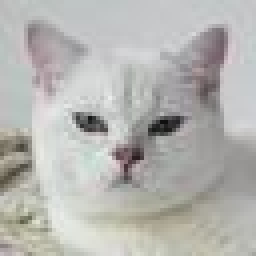
#> input picture lin-alg/pca/data/cat (1).jpg, 64 x 64 px (shown 4 times larger); its folder holds 4 pictures in this run
$ python pca.py
#> lines starting #> are read from the running program, lines starting #| are printed output that depends on the picture
### lin-alg/pca/tests.py
import numpy as np


def test_matrix(target_P, target_X0, target_X1):
    successful_cases = 0
    failed_cases = []

    test_cases = [
        {
            "name": "default_check",
            "expected": {
                "P": np.array(
                    [
                        [0, 0.75, 0.35, 0.25, 0.85],
                        [0.15, 0, 0.35, 0.25, 0.05],
                        [0.15, 0.15, 0, 0.25, 0.05],
                        [0.15, 0.05, 0.05, 0, 0.05],
                        [0.55, 0.05, 0.25, 0.25, 0],
                    ]
                ),
                "X0": np.array([[0], [0], [0], [1], [0]]),
            },
        },
    ]

    for test_case in test_cases:
        try:
            assert target_P.shape == test_case["expected"]["P"].shape
            successful_cases += 1
        except:
            failed_cases.append(
                {
                    "name": test_case["name"],
                    "expected": test_case["expected"]["P"].shape,
                    "got": target_P.shape,
                }
            )
            print(
                f"Wrong shape of matrix P. \n\tExpected: {failed_cases[-1].get('expected')}.\n\tGot: {failed_cases[-1].get('got')}."
            )
            break

        try:
            assert np.allclose(np.diagonal(target_P),
                               np.diagonal(test_case["expected"]["P"]))
            successful_cases += 1
        except:
            failed_cases.append(
                {
                    "name": test_case["name"],
                    "expected": np.nonzero(
                        np.logical_not(np.isclose(np.diagonal(
                            target_P), np.diagonal(test_case["expected"]["P"])))
                    ),
                    "got": sum(target_P),
                }
            )
            print(
                f"Wrong matrix P. \nCheck the diagonal elements."
            )

        try:
            assert np.allclose(sum(target_P), sum(test_case["expected"]["P"]))
            successful_cases += 1
        except:
            failed_cases.append(
                {
                    "name": test_case["name"],
                    "expected": np.nonzero(
                        np.logical_not(np.isclose(
                            sum(target_P), sum(test_case["expected"]["P"])))
                    ),
                    "got": sum(target_P),
                }
            )
            print(
                f"Wrong matrix P. \nCheck the elements in the column {failed_cases[-1].get('expected')[0][0] + 1}."
            )

        try:
            assert target_X0.shape == test_case["expected"]["X0"].shape
            successful_cases += 1
        except:
            failed_cases.append(
                {
                    "name": test_case["name"],
                    "expected": test_case["expected"]["X0"].shape,
                    "got": target_X0.shape,
                }
            )
            print(
                f"Wrong shape of vector X0. \n\tExpected: {failed_cases[-1].get('expected')}.\n\tGot: {failed_cases[-1].get('got')}."
            )
            break

        try:
            assert np.allclose(target_X0, test_case["expected"]["X0"])
            successful_cases += 1
        except:
            failed_cases.append(
                {
                    "name": test_case["name"],
                    "expected": np.nonzero(
                        np.logical_not(
                            np.isclose(target_X0, test_case["expected"]["X0"])
                        )
                    ),
                    "got": target_X0,
                }
            )
            print(
                f"Wrong array X0.\nCheck element {failed_cases[-1].get('expected')[0][0] + 1} in the vector X0."
            )

        expected_X1 = np.matmul(target_P, target_X0)

        try:
            assert target_X1.shape == expected_X1.shape
            successful_cases += 1
        except:
            failed_cases.append(
                {
                    "name": test_case["name"],
                    "expected": expected_X1.shape,
                    "got": target_X1.shape,
                }
            )
            print(
                f"Wrong shape of vector X1. \n\tExpected: {failed_cases[-1].get('expected')}.\n\tGot: {failed_cases[-1].get('got')}."
            )
            break

        try:
            assert np.allclose(target_X1, expected_X1)
            successful_cases += 1
        except:
            failed_cases.append(
                {
                    "name": test_case["name"],
                    "expected": expected_X1,
                    "got": target_X1,
                }
            )
            print(
                f"Wrong vector X1. Check if matrix multiplication was performed correctly."
            )

    if len(failed_cases) == 0:
        print("\033[92m All tests passed")
    else:
        print("\033[92m", successful_cases, " Tests passed")
        print("\033[91m", len(failed_cases), " Tests failed")


def test_check_eigenvector(target_T):
    successful_cases = 0
    failed_cases = []

    test_cases = [
        {
            "name": "default_check",
            "input": {
                "P": np.array(
                    [
                        [0, 0.75, 0.35, 0.25, 0.85],
                        [0.15, 0, 0.35, 0.25, 0.05],
                        [0.15, 0.15, 0, 0.25, 0.05],
                        [0.15, 0.05, 0.05, 0, 0.05],
                        [0.55, 0.05, 0.25, 0.25, 0],
                    ]
                ),
            },
        },
        {"name": "extra_check", "input": {
            "P": np.array([[2, 3], [2, 1],]), }, },
    ]

    for test_case in test_cases:
        X_inf = np.linalg.eig(test_case["input"]["P"])[1][:, 0]

        target_X_check = target_T(test_case["input"]["P"], X_inf)
        expected_X_check = test_case["input"]["P"] @ X_inf

        try:
            assert target_X_check.shape == expected_X_check.shape
            successful_cases += 1
        except:
            failed_cases.append(
                {
                    "name": test_case["name"],
                    "expected": expected_X_check.shape,
                    "got": target_X_check.shape,
                }
            )
            print(
                f"Test case \"{failed_cases[-1].get('name')}\". Wrong shape of output matrix in the check_eigenvector function. \n\tExpected: {failed_cases[-1].get('expected')}.\n\tGot: {failed_cases[-1].get('got')}."
            )
            break

        try:
            assert np.allclose(target_X_check, expected_X_check)
            successful_cases += 1
        except:
            failed_cases.append(
                {
                    "name": test_case["name"],
                    "expected": expected_X_check,
                    "got": target_X_check,
                }
            )
            print(
                f"Test case \"{failed_cases[-1].get('name')}\". Wrong output matrix in the check_eigenvector function. Check if matrix multiplication was performed correctly."
            )

    if len(failed_cases) == 0:
        print("\033[92m All tests passed")
    else:
        print("\033[92m", successful_cases, " Tests passed")
        print("\033[91m", len(failed_cases), " Tests failed")


def test_center_data(target_center_data):
    successful_cases = 0
    failed_cases = []

    test_cases = [{'name': 'default_check',
                   'input': np.load('./support_files/imgs_flatten.npy'),
                   'expected': np.load('./support_files/expected_centered_data.npy')
                   },
                  ]

    for test_case in test_cases:
        try:
            target_result = target_center_data(test_case['input'])

        except Exception as e:
            print(
                f"There was an error evaluating the function. \nError: {e}")
            return

        try:
            assert isinstance(target_result, np.ndarray)
            successful_cases += 1
        except:
            failed_cases.append(
                {
                    "name": test_case["name"],
                    "expected": np.ndarray,
                    "got": type(target_result),
                }
            )
            print(
                f"Test case \"{failed_cases[-1].get('name')}\". Wrong output type on the center_data function. \n\tExpected: {failed_cases[-1].get('expected')}.\n\tGot: {failed_cases[-1].get('got')}."
            )
            break

        try:
            assert np.allclose(target_result, test_case['expected'], atol=1e-2)
            successful_cases += 1
        except:
            failed_cases.append(
                {
                    "name": test_case["name"],
                    "expected": test_case['expected'],
                    "got": target_result,
                })
            print(
                f"Test case \"{failed_cases[-1].get('name')}\". Wrong output on the center_data function. \n\tExpected: {failed_cases[-1].get('expected')}.\n\tGot: {failed_cases[-1].get('got')}."
            )
    if len(failed_cases) == 0:
        print("\033[92m All tests passed")
    else:
        print("\033[92m", successful_cases, " Tests passed")
        print("\033[91m", len(failed_cases), " Tests failed")


# [138 lines left out: functions test_cov_matrix, test_check_PCA, not called in this run]

### lin-alg/pca/utils.py
import numpy as np
import glob
from matplotlib import image
import cv2
import matplotlib.pyplot as plt

def load_images(directory):
    images = []
    for filename in glob.glob(directory+'*.jpg'):
        img = np.array(image.imread(filename))
        gimg = cv2.cvtColor(img, cv2.COLOR_BGR2GRAY)
        images.append(gimg)

        height, width = gimg.shape

    return images

# [6 lines left out: function plot_reduced_data, not called in this run]

def check_eigenvector(p, x_inf):
    x_check = p @ x_inf
    return x_check

def center_data(y):
    mean_vector = np.mean(y, axis = 0)
    mean_matrix = np.repeat(mean_vector, y.shape[0])
    mean_matrix = np.reshape(mean_matrix, y.shape, order = 'F')

    x = y - mean_matrix
    return x

# [16 lines left out: functions get_cov_matrix, perform_PCA, reconstruct_image, not called in this run]

### lin-alg/pca/pca.py
import numpy as np
import matplotlib.pyplot as plt
import scipy.sparse.linalg
import utils
import tests

p = np.array([

    [0, 0.75, 0.35, 0.25, 0.85],
    [0.15, 0, 0.35, 0.25, 0.05],
    [0.15, 0.15, 0, 0.25, 0.05],
    [0.15, 0.05, 0.05, 0, 0.05],
    [0.55, 0.05, 0.25, 0.25, 0]
])

x0 = np.array([[0],[0],[0],[1],[0]])
x1 = p @ x0

print(f'Sum of columns of P: {sum(p)}')
print(f'X1:\n{x1}')

tests.test_matrix(p, x0, x1)

x = np.array([[0], [0], [0], [1], [0]])
m = 20

for t in range(m):
    x = p @ x

print(x)

eigenvals, eigenvecs = np.linalg.eig(p)
print(f'Eigenvalues of P:\n{eigenvals}\n\nEigenvectors of P\n{eigenvecs}')

x_inf = eigenvecs[:,0]
print(f"Eigenvector corresponding to the eigenvalue 1:\n{x_inf[:,np.newaxis]}")

x_check = utils.check_eigenvector(p, x_inf)
print("Original eigenvector corresponding to the eigenvalue 1:\n" + str(x_inf))
print("Result of multiplication:" + str(x_check))

print("Check that PX=X element by element:" + str(np.isclose(x_inf, x_check, rtol=1e-10)))

tests.test_check_eigenvector(utils.check_eigenvector)

x_inf = x_inf / sum(x_inf)
print(f"Long-run probabilities of being at each webpage:\n{x_inf[:,np.newaxis]}")

imgs = utils.load_images('./data/')
#> in load_images, img is the input picture: shape (64, 64, 3); mean R, G, B 181.2, 180.8, 177.3
#> pass 2 of the loop in load_images, `for filename in glob.glob(directory+'*.jpg'):`:
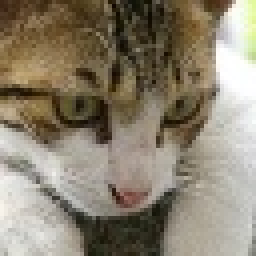
#> input picture lin-alg/pca/data/cat (10).jpg, 64 x 64 px (shown 4 times larger)
#> in load_images, img is the input picture: shape (64, 64, 3); mean R, G, B 139.4, 129.9, 112
#> in load_images, `gimg = cv2.cvtColor(img, cv2.COLOR_BGR2GRAY)`:
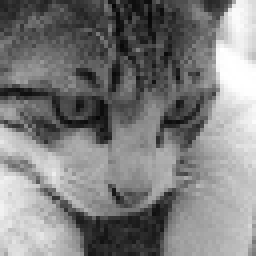
#> gimg: shape (64, 64) (shown 4 times larger); min 6, max 255, mean 125.6
#> pass 3 of the loop in load_images, `for filename in glob.glob(directory+'*.jpg'):`:
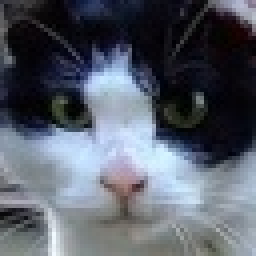
#> input picture lin-alg/pca/data/cat (11).jpg, 64 x 64 px (shown 4 times larger)
#> in load_images, img is the input picture: shape (64, 64, 3); mean R, G, B 87.4, 93.3, 104.4
#> in load_images, `gimg = cv2.cvtColor(img, cv2.COLOR_BGR2GRAY)`:
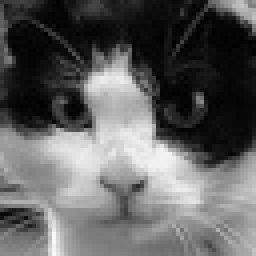
#> gimg: shape (64, 64) (shown 4 times larger); min 0, max 250, mean 96
#> the loop made 4 passes; the first 3 are shown
height, width = imgs[0].shape
#> height = 64; width = 64
print(f'\n Your dataset has {len(imgs)} images of size {height}x{width} pixels\n')

plt.imshow(imgs[0], cmap='gray')
plt.show()

imgs_flatten = np.array([im.reshape(-1) for im in imgs])
print(f'imgs_flatten shape: {imgs_flatten.shape}')
#| imgs_flatten shape: (4, 4096)

x = utils.center_data(imgs_flatten)
plt.imshow(x[0].reshape(64, 64), cmap='gray')
plt.show()
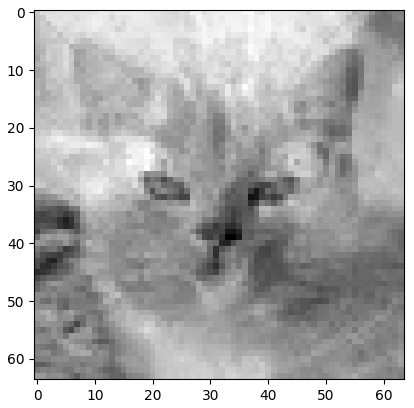
#> figure drawn by matplotlib, 1 panel

#> (the run stopped early here; a loop or call above may not have finished)
